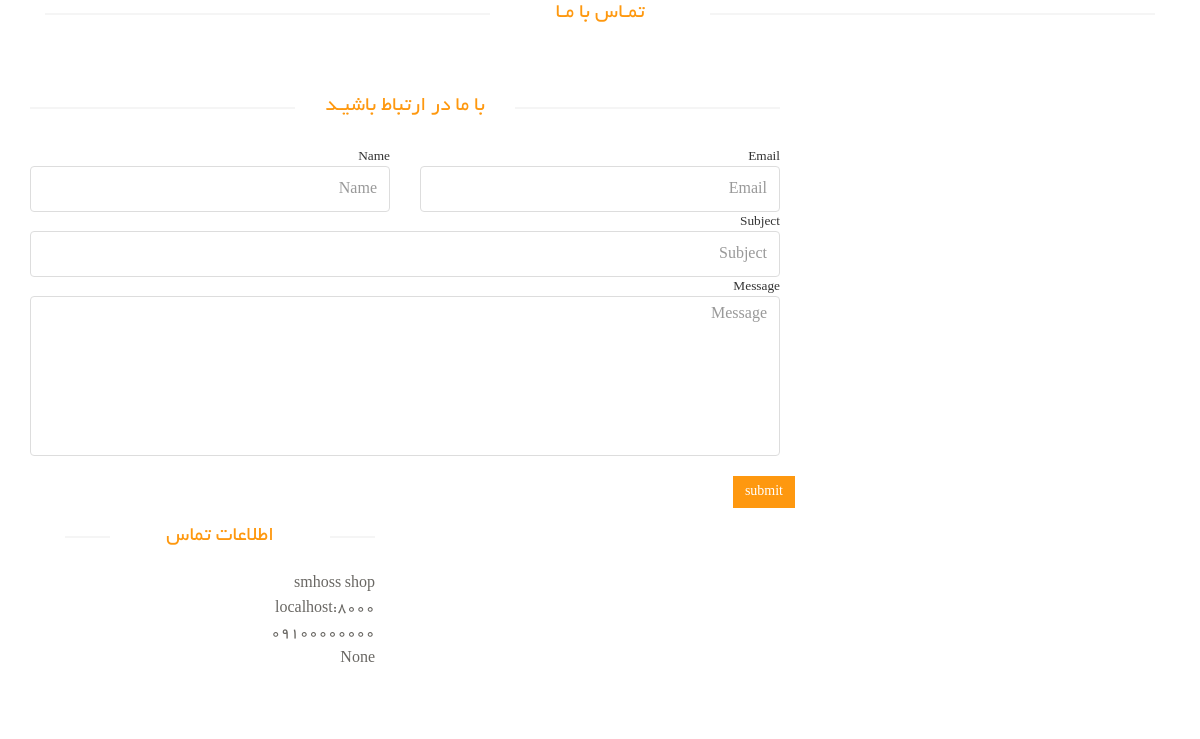
The page /contact-us/ on the database its author committed.
### SiteSetting/models.py (models this page shows, shortened)
class SiteSettings(models.Model):
    site_name = models.CharField(max_length=100)
    site_address = models.CharField(max_length=100)
    about_us = models.TextField()
    is_active = models.BooleanField(default=False)
    phone=models.CharField(max_length=100,null=True,blank=True)
    email=models.CharField(max_length=100,null=True,blank=True)
    copyright=models.CharField(max_length=100)
    logo=models.ImageField(upload_to='setting')

### ContactUs/views.py (the view)
# urls.py: path('',views.contactUs,name='contactUs'),
def contactUs(request):
    if request.method == 'POST':
        contact_form = ContactForm(request.POST)
        if contact_form.is_valid():
            complete_contact = Contact(title=contact_form.cleaned_data['subject'],
                                       email=contact_form.cleaned_data['email'],
                                       full_name=contact_form.cleaned_data['name'],
                                       message=contact_form.cleaned_data['message']
                                       )
            complete_contact.save()
            return redirect('index_page')
    else:
        contact_form = ContactForm()
        setting: SiteSettings = SiteSettings.objects.filter(is_active=True).first()
        context = {
            'setting': setting
        }
    return render(request, 'contactUs/contact_us.html', {'contact_form': contact_form,'setting': setting})

### ContactUs/forms.py
class ContactForm(forms.Form):
    name = forms.CharField(widget=forms.TextInput(attrs={'class': 'form-control', 'placeholder': 'Name'}))
    email = forms.EmailField(widget=forms.EmailInput(attrs={'class': 'form-control', 'placeholder': 'Email'}))
    subject = forms.CharField(widget=forms.TextInput(attrs={'class': 'form-control', 'placeholder': 'Subject'}))
    message = forms.CharField(
        widget=forms.Textarea(attrs={'class': 'form-control', 'placeholder': 'Message', 'id': 'message'}))
    def __init__(self, *args, **kwargs):
        super().__init__(*args, **kwargs)
        self.fields['name'].widget.attrs.update({'class': 'form-control'})
        self.fields['email'].widget.attrs.update({'class': 'form-control'})
        self.fields['subject'].widget.attrs.update({'class': 'form-control'})
        self.fields['message'].widget.attrs.update({'class': 'form-control'})

### ContactUs/templates/contactUs/contact_us.html (shortened to what this page needs)
{% extends 'share/base_layout.html' %}
{% block content %}
    <div id="contact-page" class="container">
        <div class="bg">
            <div class="row">
                <div class="container">
                    <div class="col-sm-12" style="overflow: hidden; margin-bottom: 40px">
                        <h2 class="title text-center">تمـاس با مـا</h2>
                    </div>
                </div>
            </div>
            <div class="row">
                <div class="col-sm-8">
                    <div class="contact-form">
                        <h2 class="title text-center">با ما در ارتباط باشیـد</h2>
                        <form id="main-contact-form" class="contact-form row" name="contact-form" action="{% url 'contactUs' %}" method="post">
                            <div class="col-md-6">
                            {{ contact_form.name.label }}
                                {{ contact_form.name }}
                            </div>
                            <div class="col-md-6">
                            {{ contact_form.email.label }}
                                {{ contact_form.email }}
                            </div>
                            <div class="col-md-12">
                            {{ contact_form.subject.label }}
                                {{ contact_form.subject }}
                            </div><div class="col-md-12">
                            {{ contact_form.message.label }}
                                {{ contact_form.message }}
                            </div>
                                <button type="submit" class="btn btn-primary pull-right">submit</button>
                            </div>
                    </div>
                </div>
                <div class="col-sm-4">
                    <div class="contact-info">
                        <h2 class="title text-center">اطلاعات تماس</h2>
                        <address>
                            <p>{{ setting.site_name }}</p>
                            <p>{{ setting.site_address }}</p>
                            <p>{{ setting.phone }}</p>
                            <p>{{ setting.email }}</p>
                        </address>
                    </div>
                </div>
            </div>
        </div>
{% endblock %}

### static/css/main.css (style rules this page uses)
body { font-family: 'BYekan'; font-size: 10pt; position: relative; font-weight: normal; direction: rtl; }
h1, h2, h3, h4, h5, h6 { font-family: 'BYekan', sans-serif; }
.left-sidebar h2:after, h2.title:after { content: " "; position: absolute; border: 1px solid #f5f5f5; bottom:8px; right: 0; width: 100%; height: 0; z-index: -2; }
h2.title:before { content: " "; position: absolute; background: #fff; bottom: -6px; width: 220px; height: 30px; z-index: -1; right: 50%; margin-right: -110px; }
h2.title { color: #FE980F; font-family: 'BYekan', sans-serif; font-size: 16pt; font-weight: 400; margin: 0 15px; text-transform: uppercase; margin-bottom: 30px; position: relative; }
.bg h2.title { margin-right:0; margin-left:0; margin-top: 0; }
.chose_area input, select, textarea { background: #F0F0E9; border:0; color: #696763; padding: 6px; width: 100%; border-radius: 0; resize: none }
.btn.btn-primary { background:#FE980F; border: 0 none; border-radius: 0; margin-top: 16px; }
#contact-page .form-control { background-color: #fff; border: 1px solid #ddd; color: #696763; height: 46px; padding: 6px 12px; width: 100%; font-size: 16px; border-radius: 4px; box-shadow:inherit; }
#contact-page #message { height:160px; resize:none; }
#main-contact-form .btn-primary { margin-bottom: 15px; margin-top: 20px; }
#contact-page .contact-info { padding: 0 20px; }
#contact-page .contact-info address { margin-bottom: 40px; margin-top: -5px; }
#contact-page .contact-info p { margin-bottom: 0; color: #696763; font-size: 16px; line-height: 25px; }

### rows shown on the page
SiteSettings: site_name "smhoss shop", site_address "localhost:8000", phone "09100000000", email "None"

### other values the page prints
{{ contact_form.name.label }} "Name"
{{ contact_form.email.label }} "Email"
{{ contact_form.subject.label }} "Subject"
{{ contact_form.message.label }} "Message"
